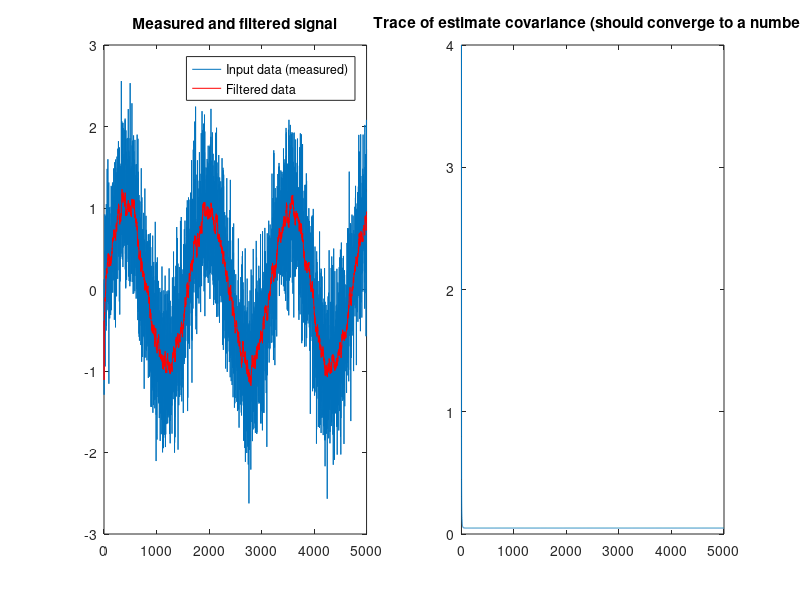

This chart was generated by the following MATLAB code:
%% KALMANTEST Simple Kalman filter for testing
%
% Author: Daniel Clark, 2013
%
clc;clear all;close all;
%% Load data
% Sample data
T = 5000;
data = .5*randn(1,T)+sin(.004*(1:T));
z = data;                               % init measurement vector
%
zLen = length(z);
%% Init matrices
F = eye(1);                             % state transition matrix
H = eye(1);                             % measurement input matrix
%% Init variables
% Noise paramters:
% PVOLT - initialize your state estimate error
% QVOLT - how much covariance you think the process is varying by (V^2)
% RVOLT - how much covariance in the measurement (sensor noise) (V^2)
PVOLT = 2^2;                            % init P voltage accuracy (covariance) (V^2)
QVOLT = .05^2;                           % covariance of process voltage (V^2)
RVOLT = 1^2;                            % measurement covar error (V^2)
% Covariance matrices
P = diag([PVOLT]);                      % state est. cov. matrix
Q = diag([QVOLT]);                      % process noise cov. matrix
R = diag([RVOLT]);                      % measurement noise cov. matrix
%% Init state and measurement vectors
xhat = zeros(1,zLen);                   % init state vectors
x = zeros(1,zLen);                      % init state vectors
x(1,1) = z(1,1);                        % initial voltage of signal (assume measurement)
% Debugging elements                    % ...
res = zeros(1,zLen);                    % init residuals for plotting
res(:,1) = z(:,1)-H*x(:,1);             % ...
Kres=zeros(1,zLen);                     % Kalman gain * residual
trP = zeros(1,zLen);
trP(1) = P;
%% Iterate through state vector
for k = 2:zLen                          % for each time instant
    % Update state estimate
    xhat(:,k) = F*x(:,k-1);             % update state prediction
    Phat = F*P*F' + Q;                  % estimate P
    % Get measurement z(:,kk)
    K = Phat*H'/(H*Phat*H'+R);          % update Kalman gain
    res(:,k) = z(:,k)-H*xhat(:,k);      % store residuals
    x(:,k) = xhat(:,k)+K*res(:,k);      % state update
    P = (eye(1)-K*H)*Phat;              % update state covariance estimate
    trP(k) = P;
    Kres(:,k) = K*res(:,k);             % store kalman gain'd residuals
    k
end
%% Plots
figure('Name','Plots','Units','Normalized','Position',[0 0 .7 .5]);
subplot(121);plot(z);hold on;plot(x,'r');
title('Measured and filtered signal');legend('Input data (measured)','Filtered data');
subplot(122);plot(trP);title('Trace of estimate covariance (should converge to a number)');
